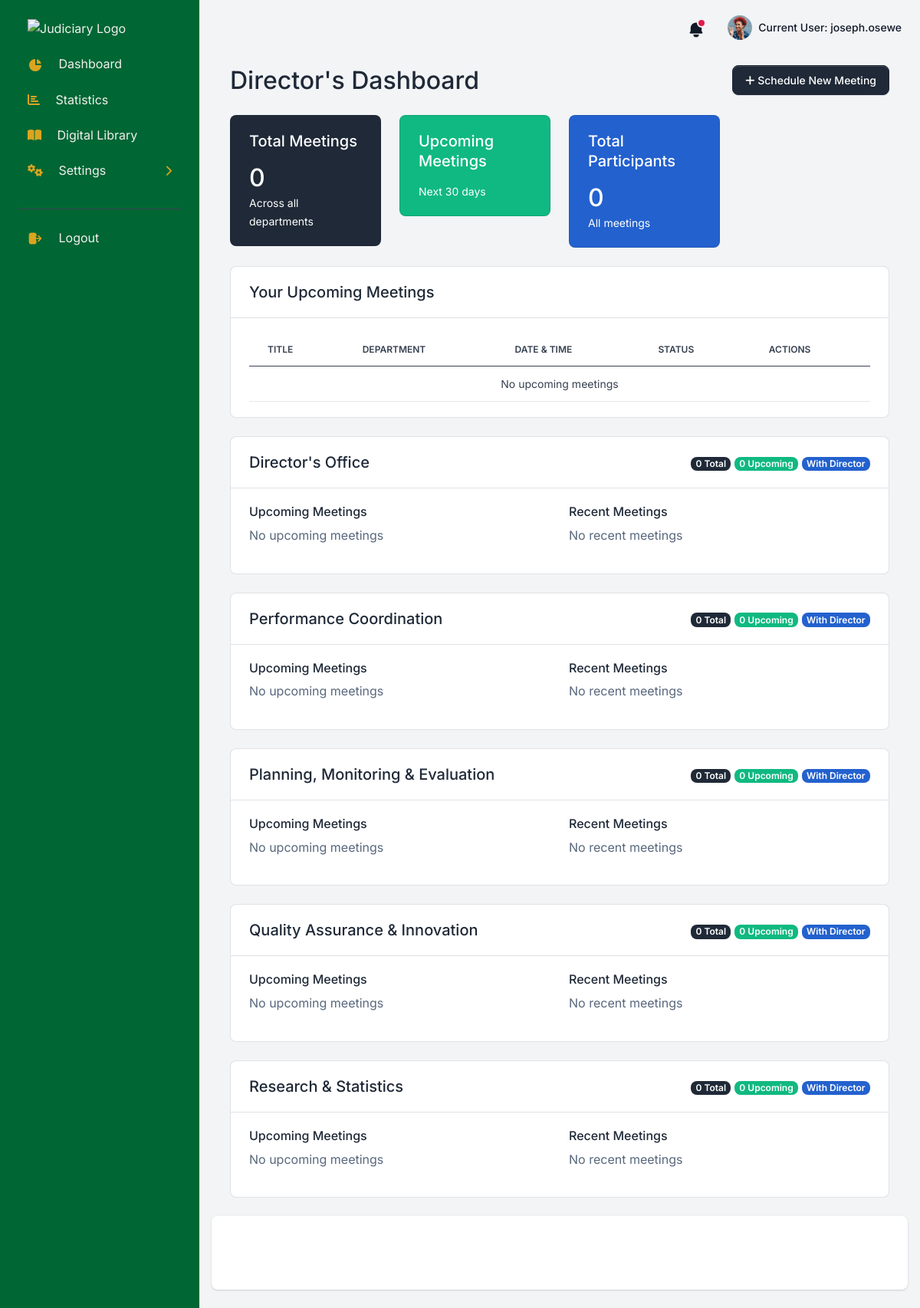
Screenshot of /meetings/director/ (signed in) with the database file from the repository.
### authentication/models.py (models this page shows, shortened)
class CustomUser(AbstractUser):
    departments = models.ManyToManyField(Department, related_name='members')
    first_name = models.CharField(max_length=150, blank=True)
    last_name = models.CharField(max_length=150, blank=True)
    pj_number = models.CharField(max_length=150, blank=True)
    phone = models.CharField(max_length=150, blank=True)
    mobile = models.CharField(max_length=150, blank=True)

### apps/organization/models.py (models this page shows, shortened)
class Department(models.Model):
    name = models.CharField(max_length=200)
    description = models.TextField(blank=True)
    created_at = models.DateTimeField(auto_now_add=True)
    is_active = models.BooleanField(default=True)
    class Meta:
        ordering = ['name']

### apps/meetings/views/base.py (the view)
# urls.py: path('director/', director_dashboard, name='director_dashboard'),
@login_required
def director_dashboard(request):
    if not request.user.is_superuser:
        messages.error(request, "Access denied")
        return redirect('meetings:dashboard')
    today = timezone.now().date()
    departments = Department.objects.all()
    dept_meetings = {}
    for dept in departments:
        dept_meetings[dept] = {
            'upcoming': Meeting.objects.filter(
                department=dept,
                date__gte=today,
                status='scheduled'
            ).order_by('date')[:5],
            'recent': Meeting.objects.filter(
                department=dept,
                date__lt=today
            ).order_by('-date')[:5],
            'stats': {
                'total': Meeting.objects.filter(department=dept).count(),
                'scheduled': Meeting.objects.filter(
                    department=dept,
                    status='scheduled'
                ).count(),
                'completed': Meeting.objects.filter(
                    department=dept,
                    status='completed'
                ).count()
            }
        }
    context = {
        'dept_meetings': dept_meetings,
        'total_meetings': Meeting.objects.count(),
        'total_participants': MeetingParticipant.objects.count()
    }
    return render(request, 'meetings/director_dashboard.html', context)

### apps/context_processors.py (called while the page is built)
def cfg_assets_root(request):
    return { 'ASSETS_ROOT' : settings.ASSETS_ROOT }

### apps/templates/meetings/director_dashboard.html (shortened to what this page needs)
{% extends "layouts/base.html" %}
{% block content %}
<div class="container mt-4">
    <div class="d-flex justify-content-between align-items-center mb-4">
        <h2 class="mb-0">Director's Dashboard</h2>
        <a href="{% url 'meetings:meeting_create' %}" class="btn btn-primary">
            <i class="fas fa-plus"></i> Schedule New Meeting
        </a>
    </div>
    <div class="row mb-4">
        <div class="col-md-3">
            <div class="card bg-primary text-white">
                <div class="card-body">
                    <h5 class="card-title">Total Meetings</h5>
                    <h2 class="mb-0">{{ total_meetings }}</h2>
                    <small>Across all departments</small>
                </div>
            </div>
        </div>
        <div class="col-md-3">
            <div class="card bg-success text-white">
                <div class="card-body">
                    <h5 class="card-title">Upcoming Meetings</h5>
                    <small>Next 30 days</small>
                </div>
            </div>
        </div>
        <div class="col-md-3">
            <div class="card bg-info text-white">
                <div class="card-body">
                    <h5 class="card-title">Total Participants</h5>
                    <h2 class="mb-0">{{ total_participants }}</h2>
                    <small>All meetings</small>
                </div>
            </div>
        </div>
    </div>
    <div class="card mb-4">
        <div class="card-header">
            <h5 class="mb-0">Your Upcoming Meetings</h5>
        </div>
        <div class="card-body">
            <div class="table-responsive">
                <table class="table">
                    <thead>
                        <tr>
                            <th>Title</th>
                            <th>Department</th>
                            <th>Date & Time</th>
                            <th>Status</th>
                            <th>Actions</th>
                        </tr>
                    </thead>
                    <tbody>
                        {% for meeting in director_meetings %}
                        <tr>
                            <td>{{ meeting.title }}</td>
                            <td>{{ meeting.department.name }}</td>
                            <td>
                                {{ meeting.date|date:"M d, Y" }}<br>
                                <small class="text-muted">
                                    {{ meeting.start_time|time:"g:i A" }} - {{ meeting.end_time|time:"g:i A" }}
                                </small>
                            </td>
                            <td>
                                <span class="badge bg-{{ meeting.status|yesno:'success,warning' }}">
                                    {{ meeting.get_status_display }}
                                </span>
                            </td>
                            <td>
                                <a href="{% url 'meetings:meeting_detail' meeting.pk %}" class="btn btn-sm btn-outline-primary">
                                    <i class="fas fa-eye"></i>
                                </a>
                            </td>
                        </tr>
                        {% empty %}
                        <tr>
                            <td colspan="5" class="text-center">No upcoming meetings</td>
                        </tr>
                        {% endfor %}
                    </tbody>
                </table>
            </div>
        </div>
    </div>
    {% for department, data in dept_meetings.items %}
    <div class="card mb-4">
        <div class="card-header d-flex justify-content-between align-items-center">
            <h5 class="mb-0">{{ department.name }}</h5>
            <div>
                <span class="badge bg-primary">{{ data.stats.total }} Total</span>
                <span class="badge bg-success">{{ data.stats.scheduled }} Upcoming</span>
                <span class="badge bg-info">{{ data.stats.with_director }} With Director</span>
            </div>
        </div>
        <div class="card-body">
            <div class="row">
                <div class="col-md-6">
                    <h6>Upcoming Meetings</h6>
                    <div class="list-group">
                        {% for meeting in data.upcoming %}
                        <a href="{% url 'meetings:meeting_detail' meeting.pk %}" class="list-group-item list-group-item-action">
                            <div class="d-flex w-100 justify-content-between">
                                <h6 class="mb-1">{{ meeting.title }}</h6>
                                <small>{{ meeting.date|date:"M d, Y" }}</small>
                            </div>
                            <small class="text-muted">
                                {{ meeting.start_time|time:"g:i A" }} - {{ meeting.end_time|time:"g:i A" }}
                            </small>
                        </a>
                        {% empty %}
                        <p class="text-muted">No upcoming meetings</p>
                        {% endfor %}
                    </div>
                </div>
                <div class="col-md-6">
                    <h6>Recent Meetings</h6>
                    <div class="list-group">
                        {% for meeting in data.recent %}
                        <a href="{% url 'meetings:meeting_detail' meeting.pk %}" class="list-group-item list-group-item-action">
                            <div class="d-flex w-100 justify-content-between">
                                <h6 class="mb-1">{{ meeting.title }}</h6>
                                <small>{{ meeting.date|date:"M d, Y" }}</small>
                            </div>
                            <small class="text-muted">{{ meeting.get_status_display }}</small>
                        </a>
                        {% empty %}
                        <p class="text-muted">No recent meetings</p>
                        {% endfor %}
                    </div>
                </div>
            </div>
        </div>
    </div>
    {% endfor %}
</div>
{% endblock content %}

### apps/templates/includes/navigation.html (shortened to what this page needs)
<nav class="navbar navbar-top navbar-expand navbar-dashboard navbar-dark ps-0 pe-2 pb-0">
              <div class="container-fluid px-0">
                <div class="d-flex justify-content-between w-100" id="navbarSupportedContent">
                  <ul class="navbar-nav align-items-center">
                    <li class="nav-item dropdown">
                      <a class="nav-link text-dark notification-bell unread dropdown-toggle" data-unread-notifications="true" href="#" role="button" data-bs-toggle="dropdown" data-bs-display="static" aria-expanded="false">
                        <svg class="icon icon-sm text-gray-900" fill="currentColor" viewBox="0 0 20 20" xmlns="http://www.w3.org/2000/svg"><path d="M10 2a6 6 0 00-6 6v3.586l-.707.707A1 1 0 004 14h12a1 1 0 00.707-1.707L16 11.586V8a6 6 0 00-6-6zM10 18a3 3 0 01-3-3h6a3 3 0 01-3 3z"></path></svg>
                      </a>
                    </li>
                    <li class="nav-item dropdown ms-lg-3">
                      <a class="nav-link dropdown-toggle pt-1 px-0" href="#" role="button" data-bs-toggle="dropdown" aria-expanded="false">
                        <div class="media d-flex align-items-center">
                          <img class="avatar rounded-circle" alt="Image placeholder" src="{{ ASSETS_ROOT }}/img/team/profile-picture-3.jpg">
                          <div class="media-body ms-2 text-dark align-items-center d-none d-lg-block">
                            <span class="mb-0 font-small fw-bold text-gray-900">
                              Current User: <strong>{{ request.user.username }}</strong>
                            </span>
                          </div>
                        </div>
                      </a>
                    </li>
                  </ul>
                </div>
              </div>
            </nav>

### rows the page displays
CustomUser: user.username "joseph.osewe"
Department: name "Director's Office", stats.total "0", stats.scheduled "0"
Department: name "Performance Coordination", stats.total "0", stats.scheduled "0"
Department: name "Planning, Monitoring & Evaluation", stats.total "0", stats.scheduled "0"
Department: name "Quality Assurance & Innovation", stats.total "0", stats.scheduled "0"
Department: name "Research & Statistics", stats.total "0", stats.scheduled "0"

### other values shown
{{ total_meetings }} "0"
{{ total_participants }} "0"
